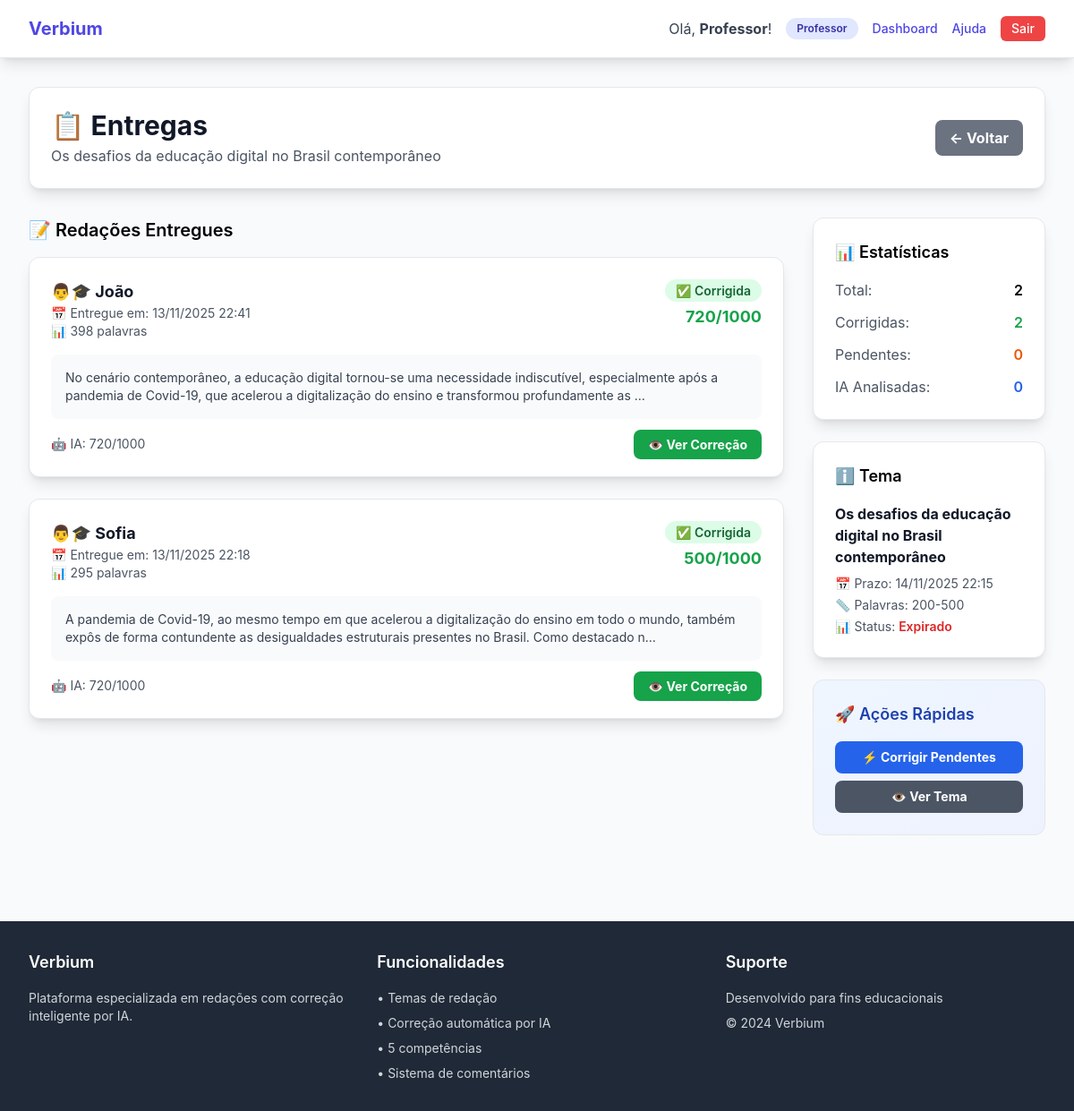
Page /redacoes/tema/2/entregas/ (signed in) on the committed database.
### tarefas/models_redacao.py (models this page shows, shortened)
class RedacaoTema(models.Model):
    professor = models.ForeignKey(User, on_delete=models.CASCADE,
                                  limit_choices_to={'is_superuser': True},
                                  related_name='temas_redacao')
    titulo = models.CharField(max_length=200, verbose_name='Título do Tema')
    enunciado = models.TextField(verbose_name='Enunciado Completo')
    textos_apoio = models.TextField(blank=True, verbose_name='Textos de Apoio')
    arquivo_tema = models.FileField(upload_to='redacao_temas/', blank=True, null=True, verbose_name='Arquivo do Tema (PDF)')
    data_publicacao = models.DateTimeField(default=timezone.now)
    data_expiracao = models.DateTimeField(verbose_name='Prazo de Entrega')
    palavras_min = models.IntegerField(default=200, verbose_name='Mínimo de Palavras')
    palavras_max = models.IntegerField(default=500, verbose_name='Máximo de Palavras')
    ativo = models.BooleanField(default=True)
    class Meta:
        verbose_name = 'Tema de Redação'
        verbose_name_plural = 'Temas de Redação'
        ordering = ['-data_publicacao']
    def is_expired(self):
        return self.data_expiracao < timezone.now()

class RedacaoEntrega(models.Model):
    tema = models.ForeignKey(RedacaoTema, on_delete=models.CASCADE, related_name='entregas')
    aluno = models.ForeignKey(User, on_delete=models.CASCADE,
                              limit_choices_to={'is_superuser': False},
                              related_name='redacoes_entregues')
    texto = models.TextField(verbose_name='Texto da Redação')
    data_entrega = models.DateTimeField(default=timezone.now)
    STATUS_CHOICES = [
        ('pendente', 'Aguardando Correção'),
        ('ia_analisada', 'Analisada pela IA'),
        ('corrigida', 'Corrigida pelo Professor'),
    ]
    status = models.CharField(max_length=20, choices=STATUS_CHOICES, default='pendente')
    palavras_count = models.IntegerField(default=0)
    class Meta:
        verbose_name = 'Entrega de Redação'
        verbose_name_plural = 'Entregas de Redação'
        unique_together = ('tema', 'aluno')
        ordering = ['-data_entrega']

class RedacaoCorrecao(models.Model):
    entrega = models.OneToOneField(RedacaoEntrega, on_delete=models.CASCADE, related_name='correcao')
    competencia_1 = models.IntegerField(
        validators=[MinValueValidator(0), MaxValueValidator(200)],
        verbose_name='C1 - Norma Culta',
        help_text='Domínio da modalidade escrita formal'
    )
    competencia_2 = models.IntegerField(
        validators=[MinValueValidator(0), MaxValueValidator(200)],
        verbose_name='C2 - Tema/Tipologia',
        help_text='Compreender a proposta e aplicar conceitos'
    )
    competencia_3 = models.IntegerField(
        validators=[MinValueValidator(0), MaxValueValidator(200)],
        verbose_name='C3 - Argumentação',
        help_text='Selecionar e organizar informações'
    )
    competencia_4 = models.IntegerField(
        validators=[MinValueValidator(0), MaxValueValidator(200)],
        verbose_name='C4 - Coesão',
        help_text='Conhecimento dos mecanismos linguísticos'
    )
    competencia_5 = models.IntegerField(
        validators=[MinValueValidator(0), MaxValueValidator(200)],
        verbose_name='C5 - Proposta',
        help_text='Elaborar proposta de intervenção'
    )
    comentario_c1 = models.TextField(blank=True, verbose_name='Comentário C1')
    comentario_c2 = models.TextField(blank=True, verbose_name='Comentário C2')
    comentario_c3 = models.TextField(blank=True, verbose_name='Comentário C3')
    comentario_c4 = models.TextField(blank=True, verbose_name='Comentário C4')
    comentario_c5 = models.TextField(blank=True, verbose_name='Comentário C5')
    comentario_geral = models.TextField(blank=True, verbose_name='Comentário Geral')
    corrigida_por_ia = models.BooleanField(default=False)
    data_correcao = models.DateTimeField(default=timezone.now)
    professor = models.ForeignKey(User, on_delete=models.CASCADE,
                                  limit_choices_to={'is_superuser': True},
                                  related_name='correcoes_feitas')
    class Meta:
        verbose_name = 'Correção de Redação'
        verbose_name_plural = 'Correções de Redação'
    @property
    def nota_total(self):
        return (self.competencia_1 + self.competencia_2 + self.competencia_3 +
                self.competencia_4 + self.competencia_5)

class RedacaoAnaliseIA(models.Model):
    entrega = models.OneToOneField(RedacaoEntrega, on_delete=models.CASCADE, related_name='analise_ia')
    sugestao_c1 = models.TextField(blank=True)
    sugestao_c2 = models.TextField(blank=True)
    sugestao_c3 = models.TextField(blank=True)
    sugestao_c4 = models.TextField(blank=True)
    sugestao_c5 = models.TextField(blank=True)
    nota_ia_c1 = models.IntegerField(validators=[MinValueValidator(0), MaxValueValidator(200)])
    nota_ia_c2 = models.IntegerField(validators=[MinValueValidator(0), MaxValueValidator(200)])
    nota_ia_c3 = models.IntegerField(validators=[MinValueValidator(0), MaxValueValidator(200)])
    nota_ia_c4 = models.IntegerField(validators=[MinValueValidator(0), MaxValueValidator(200)])
    nota_ia_c5 = models.IntegerField(validators=[MinValueValidator(0), MaxValueValidator(200)])
    analise_geral = models.TextField(blank=True)
    data_analise = models.DateTimeField(default=timezone.now)
    class Meta:
        verbose_name = 'Análise IA'
        verbose_name_plural = 'Análises IA'
    @property
    def nota_total_ia(self):
        return (self.nota_ia_c1 + self.nota_ia_c2 + self.nota_ia_c3 +
                self.nota_ia_c4 + self.nota_ia_c5)

### tarefas/views_entregas.py (the view)
# urls.py: path('redacoes/tema/<int:tema_id>/entregas/', entregas_tema, name='entregas_tema'),
@login_required
@user_passes_test(is_professor)
def entregas_tema(request, tema_id):
    tema = get_object_or_404(RedacaoTema, id=tema_id, professor=request.user)
    entregas = RedacaoEntrega.objects.filter(tema=tema).select_related('aluno', 'correcao', 'analise_ia').order_by('-data_entrega')
    entregas_corrigidas = entregas.filter(status='corrigida').count()
    entregas_pendentes = entregas.filter(status='pendente').count()
    entregas_ia = entregas.filter(status='ia_analisada').count()
    return render(request, 'redacao/entregas_tema.html', {
        'tema': tema,
        'entregas': entregas,
        'entregas_corrigidas': entregas_corrigidas,
        'entregas_pendentes': entregas_pendentes,
        'entregas_ia': entregas_ia,
    })

### tarefas/views_entregas.py (called while the page is built)
def is_professor(user):
    return user.is_superuser

### templates/redacao/entregas_tema.html (shortened to what this page needs)
{% extends 'base.html' %}
{% block content %}
<div class="max-w-7xl mx-auto px-4 sm:px-6 lg:px-8 py-8">
    <header class="mb-8 bg-white p-6 rounded-xl shadow-lg border">
        <div class="flex justify-between items-center">
            <div>
                <h1 class="text-3xl font-bold text-gray-900">📋 Entregas</h1>
                <p class="text-gray-600 mt-1">{{ tema.titulo }}</p>
            </div>
            <a href="{% url 'tarefas:lista_redacoes' %}" class="bg-gray-500 hover:bg-gray-600 text-white font-bold py-2 px-4 rounded-lg">
                ← Voltar
            </a>
        </div>
    </header>
    <div class="grid grid-cols-1 lg:grid-cols-4 gap-8">
        <div class="lg:col-span-3">
            <h2 class="text-xl font-semibold mb-4">📝 Redações Entregues</h2>
            {% for entrega in entregas %}
            <div class="bg-white p-6 rounded-xl shadow-lg border mb-6">
                <div class="flex justify-between items-start mb-4">
                    <div>
                        <h3 class="text-lg font-bold text-gray-900">👨🎓 {{ entrega.aluno.first_name|default:entrega.aluno.username }}</h3>
                        <p class="text-sm text-gray-600">📅 Entregue em: {{ entrega.data_entrega|date:"d/m/Y H:i" }}</p>
                        <p class="text-sm text-gray-600">📊 {{ entrega.palavras_count }} palavras</p>
                    </div>
                    <div class="text-right">
                        {% if entrega.status == 'corrigida' %}
                            <span class="px-3 py-1 bg-green-100 text-green-800 rounded-full text-sm font-semibold">✅ Corrigida</span>
                            <div class="text-lg font-bold text-green-600 mt-1">{{ entrega.correcao.nota_total }}/1000</div>
                        {% elif entrega.status == 'ia_analisada' %}
                            <span class="px-3 py-1 bg-yellow-100 text-yellow-800 rounded-full text-sm font-semibold">🤖 IA Analisada</span>
                        {% else %}
                            <span class="px-3 py-1 bg-gray-100 text-gray-800 rounded-full text-sm font-semibold">⏳ Pendente</span>
                        {% endif %}
                    </div>
                </div>
                <div class="bg-gray-50 p-4 rounded-lg mb-4">
                    <p class="text-gray-700 text-sm">{{ entrega.texto|truncatechars:200 }}</p>
                </div>
                <div class="flex justify-between items-center">
                    <div class="text-sm text-gray-600">
                        {% if entrega.analise_ia %}
                            🤖 IA: {{ entrega.analise_ia.nota_total_ia }}/1000
                        {% endif %}
                    </div>
                    <div class="space-x-2">
                        {% if entrega.status != 'corrigida' %}
                        <a href="{% url 'tarefas:corrigir_redacao' entrega.id %}" class="bg-indigo-600 hover:bg-indigo-700 text-white font-bold py-2 px-4 rounded-lg text-sm">
                            ✏️ Corrigir
                        </a>
                        {% else %}
                        <a href="{% url 'tarefas:ver_feedback_redacao' entrega.id %}" class="bg-green-600 hover:bg-green-700 text-white font-bold py-2 px-4 rounded-lg text-sm">
                            👁️ Ver Correção
                        </a>
                        {% endif %}
                    </div>
                </div>
            </div>
            {% empty %}
            <div class="bg-gray-50 p-8 rounded-xl text-center">
                <div class="text-4xl mb-4">📝</div>
                <h3 class="text-lg font-semibold text-gray-700 mb-2">Nenhuma entrega ainda</h3>
                <p class="text-gray-500">Aguarde os alunos enviarem suas redações</p>
            </div>
            {% endfor %}
        </div>
        <div class="lg:col-span-1">
            <div class="bg-white p-6 rounded-xl shadow-lg border mb-6">
                <h3 class="text-lg font-semibold mb-4">📊 Estatísticas</h3>
                <div class="space-y-3">
                    <div class="flex justify-between">
                        <span class="text-gray-600">Total:</span>
                        <span class="font-semibold">{{ entregas.count }}</span>
                    </div>
                    <div class="flex justify-between">
                        <span class="text-gray-600">Corrigidas:</span>
                        <span class="font-semibold text-green-600">{{ entregas_corrigidas }}</span>
                    </div>
                    <div class="flex justify-between">
                        <span class="text-gray-600">Pendentes:</span>
                        <span class="font-semibold text-orange-600">{{ entregas_pendentes }}</span>
                    </div>
                    <div class="flex justify-between">
                        <span class="text-gray-600">IA Analisadas:</span>
                        <span class="font-semibold text-blue-600">{{ entregas_ia }}</span>
                    </div>
                </div>
            </div>
            <div class="bg-white p-6 rounded-xl shadow-lg border mb-6">
                <h3 class="text-lg font-semibold mb-4">ℹ️ Tema</h3>
                <h4 class="font-bold text-gray-900 mb-2">{{ tema.titulo }}</h4>
                <div class="text-sm text-gray-600 space-y-1">
                    <p>📅 Prazo: {{ tema.data_expiracao|date:"d/m/Y H:i" }}</p>
                    <p>📏 Palavras: {{ tema.palavras_min }}-{{ tema.palavras_max }}</p>
                    <p>📊 Status:
                        {% if tema.is_expired %}
                            <span class="text-red-600 font-semibold">Expirado</span>
                        {% else %}
                            <span class="text-green-600 font-semibold">Ativo</span>
                        {% endif %}
                    </p>
                </div>
            </div>
            <div class="bg-gradient-to-br from-blue-50 to-indigo-50 p-6 rounded-xl border">
                <h3 class="text-lg font-semibold mb-4 text-blue-800">🚀 Ações Rápidas</h3>
                <div class="space-y-2">
                    <button onclick="corrigirTodas()" class="w-full bg-blue-600 hover:bg-blue-700 text-white font-bold py-2 px-4 rounded-lg text-sm">
                        ⚡ Corrigir Pendentes
                    </button>
                    <a href="{% url 'tarefas:detalhe_tema' tema.id %}" class="block w-full bg-gray-600 hover:bg-gray-700 text-white font-bold py-2 px-4 rounded-lg text-sm text-center">
                        👁️ Ver Tema
                    </a>
                </div>
            </div>
        </div>
    </div>
</div>
{% endblock %}

### templates/base.html (shortened to what this page needs)
<!DOCTYPE html>
<html lang="pt-br">
<head>
    <script src="https://cdn.tailwindcss.com"></script>
</head>
<body class="min-h-screen">
    <nav class="bg-white shadow-lg border-b">
        <div class="max-w-7xl mx-auto px-4 sm:px-6 lg:px-8">
            <div class="flex justify-between h-16">
                <div class="flex items-center">
                    <a href="{% url 'tarefas:home' %}" class="text-xl font-bold text-indigo-600 hover:text-indigo-800 transition duration-150">Verbium</a>
                </div>
                <div class="flex items-center space-x-4">
                    {% if user.is_authenticated %}
                        <span class="text-gray-700">Olá, <strong>{{ user.first_name|default:user.username }}</strong>!</span>
                        {% if user.is_superuser %}
                            <span class="px-3 py-1 bg-indigo-100 text-indigo-800 rounded-full text-xs font-semibold">Professor</span>
                            <a href="{% url 'tarefas:dashboard' %}" class="text-indigo-600 hover:text-indigo-800 font-medium text-sm">Dashboard</a>
                            <a href="{% url 'tarefas:ajuda' %}" class="text-indigo-600 hover:text-indigo-800 font-medium text-sm">Ajuda</a>
                        {% endif %}
                        <a href="{% url 'tarefas:logout' %}" class="bg-red-500 hover:bg-red-600 text-white px-3 py-1 rounded-md text-sm font-medium transition duration-150">Sair</a>
                    {% else %}
                        <a href="/auth/login/" class="bg-indigo-600 hover:bg-indigo-700 text-white px-4 py-2 rounded-md font-medium transition duration-150">Entrar</a>
                    {% endif %}
                </div>
            </div>
        </div>
    </nav>
    <main>
        {% block content %}
        {% endblock %}
    </main>
    <footer class="bg-gray-800 text-white py-8 mt-16">
        <div class="max-w-7xl mx-auto px-4 sm:px-6 lg:px-8">
            <div class="grid grid-cols-1 md:grid-cols-3 gap-8">
                <div>
                    <h3 class="text-lg font-semibold mb-4">Verbium</h3>
                    <p class="text-gray-300 text-sm">Plataforma especializada em redações com correção inteligente por IA.</p>
                </div>
                <div>
                    <h3 class="text-lg font-semibold mb-4">Funcionalidades</h3>
                    <ul class="text-gray-300 text-sm space-y-2">
                        <li>• Temas de redação</li>
                        <li>• Correção automática por IA</li>
                        <li>• 5 competências</li>
                        <li>• Sistema de comentários</li>
                    </ul>
                </div>
                <div>
                    <h3 class="text-lg font-semibold mb-4">Suporte</h3>
                    <p class="text-gray-300 text-sm mb-2">Desenvolvido para fins educacionais</p>
                    <p class="text-gray-300 text-sm">&copy; 2024 Verbium</p>
                </div>
            </div>
        </div>
    </footer>
</body>
</html>

### templates/base.html (style rules this page uses)
body { background-color: #f8fafc; font-family: 'Inter', -apple-system, BlinkMacSystemFont, sans-serif; }

### rows in the picture
RedacaoTema: titulo "Os desafios da educação digital no Brasil contemporâneo", data_expiracao "14/11/2025 22:15", palavras_min "200", palavras_max "500"
RedacaoEntrega: aluno.first_name "João", data_entrega "13/11/2025 22:41", palavras_count "398", correcao.nota_total "720", texto "No cenário contemporâneo, a educação digital tornou-se uma necessidade indiscutível, especialmente após a pandemia de Covid-19, que acelerou a digitalização do ensino e transformou profundamente as …", analise_ia.nota_total_ia "720", status "👁️ Ver Correção"
RedacaoEntrega: aluno.first_name "Sofia", data_entrega "13/11/2025 22:18", palavras_count "295", correcao.nota_total "500", texto "A pandemia de Covid-19, ao mesmo tempo em que acelerou a digitalização do ensino em todo o mundo, também expôs de forma contundente as desigualdades estruturais presentes no Brasil. Como destacado n…", analise_ia.nota_total_ia "720", status "👁️ Ver Correção"

### other values in the picture
{{ user.first_name|default:user.username }} "Professor"
{{ entregas.count }} "2"
{{ entregas_corrigidas }} "2"
{{ entregas_pendentes }} "0"
{{ entregas_ia }} "0"
